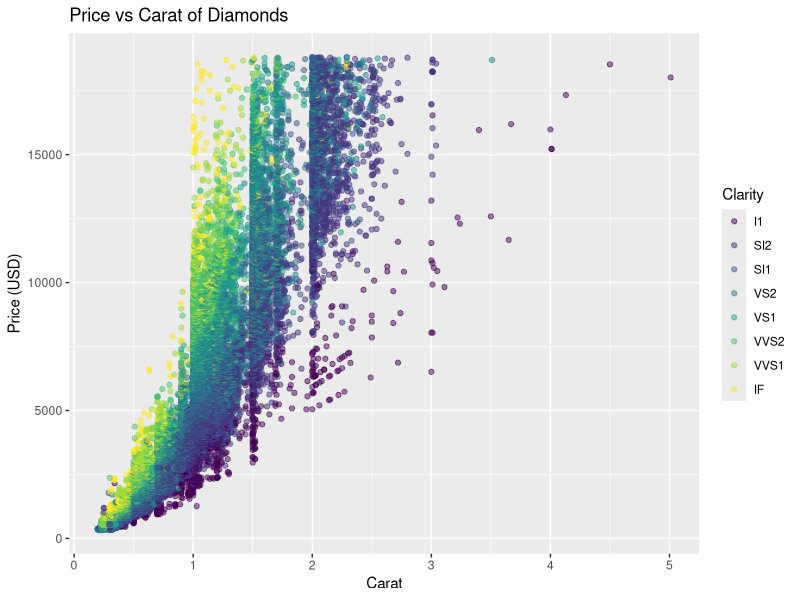

This chart was generated by the following R code:
## ---- chunk 1
library(ggplot2) 

# Create a scatter plot of price vs carat, colored by clarity
ggplot(diamonds, aes(x = carat, y = price, color = clarity)) +
  geom_point(alpha = 0.5) +
  labs(title = "Price vs Carat of Diamonds",
       x = "Carat",
       y = "Price (USD)",
       color = "Clarity")

Sys.time()
